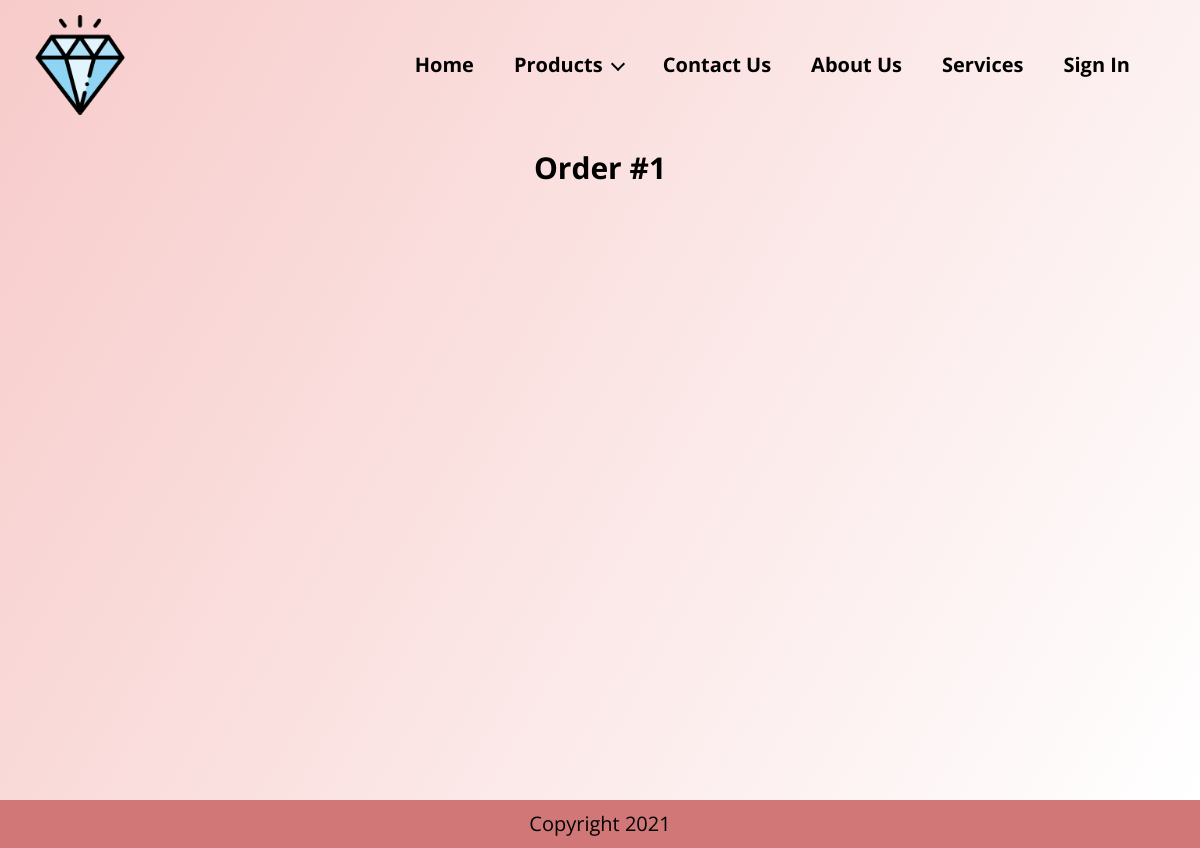
The page /order.php?orderID=1 on the database as committed earlier.
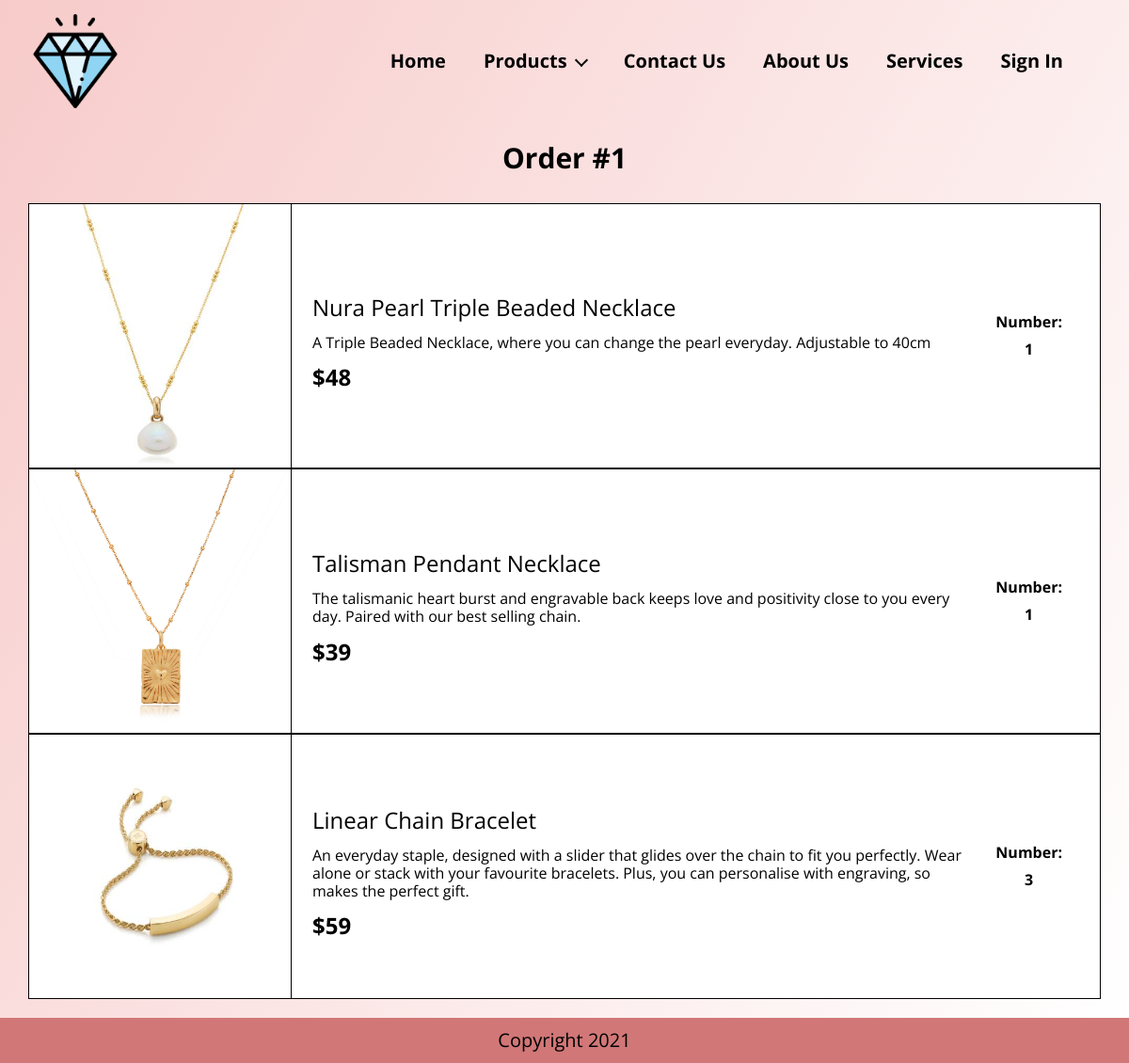
The same page on the database as committed later.
### tables this page shows
CREATE TABLE `orders` (
  `order_id` int(5) NOT NULL,
  `user_id` int(5) NOT NULL,
  `purchase_item_id` int(5) NOT NULL,
  `purchase_item_color` varchar(50) NOT NULL,
  `count` int(10) NOT NULL,
  `status` varchar(20) NOT NULL
);

CREATE TABLE `products` (
  `id` int(13) NOT NULL,
  `Name` varchar(50) NOT NULL,
  `Category_id` int(5) NOT NULL,
  `Price` int(5) NOT NULL,
  `Colors` varchar(255) NOT NULL,
  `Image` varchar(255) NOT NULL,
  `Description` varchar(255) NOT NULL
);

### order.php (the view, shortened to what this page needs)
<?php include 'head.php';?>
<body>
	<div class="main">
		<?php include 'header.php';?>
		<div class="shell">
			<div class="cart">
				<div class="cart__head">
					<h1 class="cart__title">Order #<?php
								$order_id = $_GET['orderID'];
								echo $order_id;
							?>
					</h1>
				</div>
				<div class="cart__body">
					<div class="products-list">
						<ul>
							<?php
								include 'php/database_connect.php';
								$order_id = $_GET['orderID'];
								$result = mysqli_query($databaseConnect,
											'SELECT
												orders.order_id,
												orders.user_id,
												orders.purchase_item_id,
												orders.purchase_item_color,
												orders.count,
												orders.status,
												products.id,
												products.Name,
												products.Price,
												products.Colors,
												products.Image,
												products.Description
											FROM orders JOIN products ON
												orders.purchase_item_id = products.id
											WHERE
												order_id='.$order_id);
								while($order = mysqli_fetch_array($result)) {
									if(strpos($order["Image"], ', ') !== false) {
										$images = explode(', ', $order["Image"]);
										if($order['purchase_item_color'] === 'Gold') {
											$image = $images[0];
										} elseif ($order['purchase_item_color'] === 'Silver') {
											$image = $images[1];
										}
									} else {
										$image = $order["Image"];
									}
									echo '
										<li>
											<form action="php/remove_form_cart.php" method="post" class="form-product form-product--2">
												<div class="form__body">
													<div class="product product--cart">
														<div class="product__image">
															<img src="assets/images/' . $image . '" alt="">
														</div>
														<div class="product__body">
															<h2 class="product__title">' . $order["Name"] . '</h2>
															<p>' . $order["Description"] . '</p>
															<span>$' . $order["Price"] . '</span>
														</div>
														<a href="product.php?product=' . $order["id"] . '"></a>
													</div>
												</div>
												<div class="form__actions">
													<div class="form__counter">
														<p>Number:</p>
														<p>'.$order['count'].'</p>
													</div>
												</div>
											</form>
										</li>
									';
								}
							?>
						</ul>
					</div>
				</div>
			</div>
		</div>
	</div>
	<?php include 'footer.php';?>
</body>
</html>

### head.php (shortened to what this page needs)
<!DOCTYPE html>
<html lang="en">
<head>
	<link rel="stylesheet" href="https://use.fontawesome.com/releases/v5.15.3/css/all.css">
	<link rel="stylesheet" href="assets/style.css" />
</head>

### header.php (shortened to what this page needs)
<header class="header">
	<div class="shell">
		<div class="header__inner">
			<a href="index.php" class="logo">
				<img src="assets/images/logo.png" alt="Logo" width="100" height="100">
			</a>
			<nav class="nav">
				<ul>
					<li>
						<a href="index.php">Home</a>
					</li>
					<li class="has-dropdown">
						<a href="products.php">
							Products
							<i class="ico-arrow"></i>
						</a>
													<?php
														include 'php/database_connect.php';
													?>
					</li>
					<li>
						<a href="contact.php">Contact us</a>
					</li>
					<li>
						<a href="about.php">About us</a>
					</li>
					<li>
						<a href="services.php">Services</a>
					</li>
					<?php
						if(isset($_SESSION['userid'])){
							$userid = $_SESSION['userid'];
							$sqlQuery ="SELECT firstname, lastname FROM users WHERE id='$userid'";
							$result = mysqli_query($databaseConnect, $sqlQuery);
							$row = mysqli_fetch_assoc($result);
							$firstname = $row["firstname"];
							$lastname = $row["lastname"];
							echo '<li><a href="profile.php">'. $firstname. ' ' .$lastname. '</a></li>';
						} else {
							echo '<li>
									<a href="signin-page.php">Sign In</a>
								</li>';
						}
					?>
				</ul>
			</nav>
		</div>
	</div>
</header>

### footer.php (shortened to what this page needs)
<footer class="footer">
	<div>
		<p>Copyright 2021</p>
	</div>
</footer>

### assets/style.css (style rules this page uses)
html, body, div, span, applet, object, iframe, h1, h2, h3, h4, h5, h6, p, blockquote, pre, a, abbr, acronym, address, big, cite, code, del, dfn, em, img, ins, kbd, q, s, samp, small, strike, strong, sub, sup, tt, var, b, u, i, center, dl, dt, dd, ol, ul, li, fieldset, form, label, legend, table, caption, tbody, tfoot, thead, tr, th, td, article, aside, canvas, details, embed, figure, figcaption, footer, header, hgroup, menu, nav, output, ruby, section, summary, time, mark, audio, video { margin: 0; padding: 0; border: 0; font-size: 100%; font: inherit; vertical-align: baseline; }
* { padding: 0; margin: 0; outline: 0; box-sizing: border-box; }
*:before, *:after { box-sizing: inherit; }
img, iframe, video, audio, object { max-width: 100%; }
img, iframe { border: 0 none; }
img { height: auto; display: inline-block; vertical-align: middle; }
article, aside, details, figcaption, figure, footer, header, hgroup, menu, nav, section { display: block; }
body { line-height: 1.2; font-family: 'Open Sans', sans-serif; color: #000; }
a { color: inherit; text-decoration: none; }
ol, ul { list-style: none; }
.main { position: relative; min-height: 100vh; background-image: linear-gradient(120deg, #F7CBCA, #fff); padding: 150px 0 20px; }
.shell { max-width: 1300px; width: 100%; padding: 0 30px; margin: auto; }
.header { padding: 15px 0; position: absolute; top: 0; left: 0; right: 0; z-index: 2; }
.header .header__inner { display: flex; justify-content: space-between; align-items: center; position: relative; }
.logo { transition: transform .4s; }
.nav { font-size: 20px; margin-right: 40px; }
.nav ul { list-style-type: none; display: flex; }
.nav > ul > li + li { margin-left: 40px; }
.nav li.has-dropdown:after { content: ''; position: absolute; width: 110px; height: 40px; display: block; }
.nav a { font-weight: 700; transition: opacity .4s; text-transform: capitalize; }
.product { height: 100%; display: flex; flex-direction: column; position: relative; transition: transform .4s; }
.product .product__image { width: 280px; height: 280px; flex: 0 0 280px; border: 1px solid #000; }
.product .product__image img { width: 100%; height: 100%; object-fit: cover; }
.product .product__body { position: relative; padding: 22px; background-color: #fff; height: 100%; }
.product .product__title { font-size: 24px; margin-top: 13px; margin-bottom: 13px; }
.product p { margin-bottom: 40px; }
.product span { position: absolute; bottom: 20px; font-weight: 700; font-size: 24px; }
.product a { position: absolute; top: 0; left: 0; right: 0; bottom: 0; }
.product--cart { flex-direction: row; align-items: center; }
.product--cart .product__image { border-top: none; border-bottom: none; }
.form-product--2 { display: flex; justify-content: space-between; align-items: center; background-color: #fff; padding-right: 20px; border-bottom: 1px solid #000; border-right: 1px solid #000; border-top: 1px solid #000; }
.form-product--2 .form__actions { display: flex; align-items: center; }
.form-product--2 .form__counter { margin-right: 20px; }
.form-product--2 .form__counter p + p { margin-top: 10px; }
.form-product--2 .form__counter { text-align: center; font-weight: 700; }
.ico-arrow { width: 10px; height: 10px; display: inline-block; border-bottom: 2px solid #000; border-left: 2px solid #000; transform: rotate(-45deg); margin-left: 5px; margin-bottom: 3px; transition: transform .4s; }
.footer { background-color: #D17777; text-align: center; font-size: 20px; padding: 12px 0; }
.cart .cart__title { font-weight: 700; font-size: 30px; text-align: center; margin-bottom: 30px; }

Rows that differ between the two databases and show on the page:
added orders: products.Image (picture), products.Name "Nura Pearl Triple Beaded Necklace", products.Description "A Triple Beaded Necklace, where you can change the pearl everyday. Adjustable to 40cm", products.Price "48", count "1"
added orders: products.Image (picture), products.Name "Talisman Pendant Necklace", products.Description "The talismanic heart burst and engravable back keeps love and positivity close to you every day. Paired with our best selling chain.", products.Price "39", count "1"
added orders: shows a picture, products.Name "Linear Chain Bracelet", products.Description "An everyday staple, designed with a slider that glides over the chain to fit you perfectly. Wear alone or stack with your favourite bracelets. Plus, you can personalise with engraving, so makes the perfect gift.", products.Price "59", count "3"
